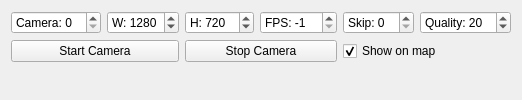
       <widget class="QWidget" name="tab_7">
        <attribute name="icon">
         <iconset resource="resources.qrc">
          <normaloff>:/models/Icons/Google Images-96.png</normaloff>:/models/Icons/Google Images-96.png</iconset>
        </attribute>
        <attribute name="title">
         <string/>
        </attribute>
        <attribute name="toolTip">
         <string>Video Stream</string>
        </attribute>
        <layout class="QVBoxLayout" name="verticalLayout_11">
         <item>
          <layout class="QGridLayout" name="gridLayout_2">
           <item row="0" column="0">
            <widget class="QSpinBox" name="camCamBox">
             <property name="toolTip">
              <string>Camera to use, in case multiple cameras are present.</string>
             </property>
             <property name="prefix">
              <string>Camera: </string>
             </property>
            </widget>
           </item>
           <item row="0" column="1">
            <widget class="QSpinBox" name="camWidthBox">
             <property name="toolTip">
              <string>Width, -1 for default value</string>
             </property>
             <property name="prefix">
              <string>W: </string>
             </property>
             <property name="minimum">
              <number>-1</number>
             </property>
             <property name="maximum">
              <number>3000</number>
             </property>
             <property name="value">
              <number>1280</number>
             </property>
            </widget>
           </item>
           <item row="0" column="2">
            <widget class="QSpinBox" name="camHeightBox">
             <property name="toolTip">
              <string>Height, -1 for default value</string>
             </property>
             <property name="prefix">
              <string>H: </string>
             </property>
             <property name="minimum">
              <number>-1</number>
             </property>
             <property name="maximum">
              <number>3000</number>
             </property>
             <property name="value">
              <number>720</number>
             </property>
            </widget>
           </item>
           <item row="0" column="3">
            <widget class="QSpinBox" name="camFpsBox">
             <property name="toolTip">
              <string>Framerate, -1 for default value</string>
             </property>
             <property name="prefix">
              <string>FPS: </string>
             </property>
             <property name="minimum">
              <number>-1</number>
             </property>
             <property name="maximum">
              <number>999</number>
             </property>
             <property name="value">
              <number>-1</number>
             </property>
            </widget>
           </item>
           <item row="0" column="4">
            <widget class="QSpinBox" name="camSkipBox">
             <property name="toolTip">
              <string>Skip frames this often (divide FPS by this number). Useful for cameras that don't support low framerates.</string>
             </property>
             <property name="prefix">
              <string>Skip: </string>
             </property>
             <property name="value">
              <number>0</number>
             </property>
            </widget>
           </item>
           <item row="0" column="5">
            <widget class="QSpinBox" name="camQualityBox">
             <property name="toolTip">
              <string>JPG compression quality, rance 0 to 100, -1 for default value</string>
             </property>
             <property name="prefix">
              <string>Quality: </string>
             </property>
             <property name="minimum">
              <number>-1</number>
             </property>
             <property name="maximum">
              <number>100</number>
             </property>
             <property name="value">
              <number>20</number>
             </property>
            </widget>
           </item>
           <item row="1" column="0" colspan="2">
            <widget class="QPushButton" name="camStartButton">
             <property name="text">
              <string>Start Camera</string>
             </property>
            </widget>
           </item>
           <item row="1" column="2" colspan="2">
            <widget class="QPushButton" name="camStopButton">
             <property name="text">
              <string>Stop Camera</string>
             </property>
            </widget>
           </item>
           <item row="1" column="4" colspan="2">
            <widget class="QCheckBox" name="camShowMapBox">
             <property name="text">
              <string>Show on map</string>
             </property>
             <property name="checked">
              <bool>true</bool>
             </property>
            </widget>
           </item>
          </layout>
         </item>
         <item>
          <widget class="ImageWidget" name="camWidget" native="true">
           <property name="sizePolicy">
            <sizepolicy hsizetype="Preferred" vsizetype="MinimumExpanding">
             <horstretch>0</horstretch>
             <verstretch>0</verstretch>
            </sizepolicy>
           </property>
          </widget>
         </item>
         <item>
          <widget class="QLabel" name="camInfoLabel">
           <property name="text">
            <string/>
           </property>
          </widget>
         </item>
        </layout>
       </widget>
